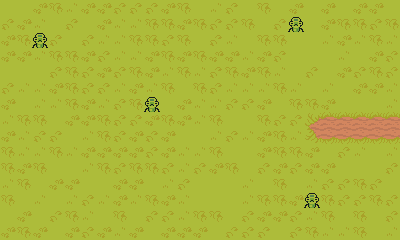

This is a level from a 2D game, rendered from its Tiled map with the project's own tilesets. A one-line summary and the complete map file follow:
An orthogonal 25x15 tile map with 16x16 px tiles, 4 tile layers (Background, MoreBackground, Foreground, MoreForeground), 2 tilesets.

<map version="1.10" tiledversion="1.11.2" orientation="orthogonal" renderorder="right-down" width="25" height="15" tilewidth="16" tileheight="16" infinite="0" nextlayerid="6" nextobjectid="1">
 <editorsettings>
  <export target="2.tmj" format="json" />
 </editorsettings>
 <tileset firstgid="1" source="green_floor.tsx" />
 <tileset firstgid="61" source="green_bamboo.tsx" />
 <layer id="1" name="Background" width="25" height="15">
  <properties>
   <property name="bottom" type="int" value="0" />
   <property name="left" type="int" value="0" />
   <property name="right" type="int" value="1" />
   <property name="top" type="int" value="0" />
  </properties>
  <data encoding="csv">
1,1,4,2,5,4,4,3,3,3,4,2,1,5,3,1,2,1,4,1,4,1,4,4,1,
3,4,5,1,3,1,4,5,5,2,2,4,2,3,3,2,1,3,3,1,4,2,2,3,2,
4,2,3,3,1,3,5,5,2,2,3,2,1,3,5,1,2,2,1,1,5,4,5,2,5,
4,4,5,2,2,4,3,5,5,4,2,4,2,4,4,5,4,3,1,1,1,5,1,4,3,
1,1,1,3,2,3,4,3,2,4,5,2,5,3,2,4,2,5,1,3,1,4,3,2,3,
3,5,5,4,2,3,3,5,4,5,2,1,2,3,5,5,5,2,5,1,5,1,4,4,5,
4,1,5,5,2,4,5,3,2,1,1,4,5,5,3,3,4,1,2,2,4,1,1,1,5,
5,2,2,1,4,4,2,3,3,4,2,4,5,2,1,1,2,3,3,6,7,7,7,7,7,
4,5,3,3,1,5,2,3,4,3,4,1,1,5,3,5,4,2,5,12,13,13,13,13,13,
2,5,5,2,5,4,4,4,4,3,4,5,5,2,1,1,4,2,2,4,1,3,5,1,5,
2,4,2,1,1,5,2,3,2,2,3,5,3,4,2,1,3,4,3,4,4,1,1,1,3,
5,2,1,4,4,1,1,4,4,1,5,3,1,1,1,5,1,2,1,5,3,3,2,3,1,
2,1,5,1,5,3,5,4,5,2,4,5,1,1,1,5,2,2,4,2,2,3,3,2,3,
1,4,1,3,2,5,1,2,1,3,3,5,2,2,1,3,4,4,3,5,2,1,2,1,3,
4,2,4,1,4,3,4,5,4,1,4,4,4,1,3,3,3,1,3,2,5,5,2,1,5
</data>
 </layer>
 <layer id="2" name="MoreBackground" width="25" height="15">
  <data encoding="csv">
0,0,0,0,0,0,0,0,0,0,0,0,0,0,0,0,0,0,0,0,0,0,0,0,0,
0,0,0,0,0,0,0,0,0,0,0,0,0,0,0,0,0,0,61,0,0,0,0,0,0,
0,0,61,0,0,0,0,0,0,0,0,0,0,0,0,0,0,0,0,0,0,0,0,0,0,
0,0,0,0,0,0,0,0,0,0,0,0,0,0,0,0,0,0,0,0,0,0,0,0,0,
0,0,0,0,0,0,0,0,0,0,0,0,0,0,0,0,0,0,0,0,0,0,0,0,0,
0,0,0,0,0,0,0,0,0,0,0,0,0,0,0,0,0,0,0,0,0,0,0,0,0,
0,0,0,0,0,0,0,0,0,61,0,0,0,0,0,0,0,0,0,0,0,0,0,0,0,
0,0,0,0,0,0,0,0,0,0,0,0,0,0,0,0,0,0,0,0,0,0,0,0,0,
0,0,0,0,0,0,0,0,0,0,0,0,0,0,0,0,0,0,0,0,0,0,0,0,0,
0,0,0,0,0,0,0,0,0,0,0,0,0,0,0,0,0,0,0,0,0,0,0,0,0,
0,0,0,0,0,0,0,0,0,0,0,0,0,0,0,0,0,0,0,0,0,0,0,0,0,
0,0,0,0,0,0,0,0,0,0,0,0,0,0,0,0,0,0,0,0,0,0,0,0,0,
0,0,0,0,0,0,0,0,0,0,0,0,0,0,0,0,0,0,0,61,0,0,0,0,0,
0,0,0,0,0,0,0,0,0,0,0,0,0,0,0,0,0,0,0,0,0,0,0,0,0,
0,0,0,0,0,0,0,0,0,0,0,0,0,0,0,0,0,0,0,0,0,0,0,0,0
</data>
 </layer>
 <layer id="3" name="Foreground" width="25" height="15">
  <data encoding="csv">
0,0,0,0,0,0,0,0,0,0,0,0,0,0,0,0,0,0,0,0,0,0,0,0,0,
0,0,0,0,0,0,0,0,0,0,0,0,0,0,0,0,0,0,0,0,0,0,0,0,0,
0,0,0,0,0,0,0,0,0,0,0,0,0,0,0,0,0,0,0,0,0,0,0,0,0,
0,0,0,0,0,0,0,0,0,0,0,0,0,0,0,0,0,0,0,0,0,0,0,0,0,
0,0,0,0,0,0,0,0,0,0,0,0,0,0,0,0,0,0,0,0,0,0,0,0,0,
0,0,0,0,0,0,0,0,0,0,0,0,0,0,0,0,0,0,0,0,0,0,0,0,0,
0,0,0,0,0,0,0,0,0,0,0,0,0,0,0,0,0,0,0,0,0,0,0,0,0,
0,0,0,0,0,0,0,0,0,0,0,0,0,0,0,0,0,0,0,0,0,0,0,0,0,
0,0,0,0,0,0,0,0,0,0,0,0,0,0,0,0,0,0,0,0,0,0,0,0,0,
0,0,0,0,0,0,0,0,0,0,0,0,0,0,0,0,0,0,0,0,0,0,0,0,0,
0,0,0,0,0,0,0,0,0,0,0,0,0,0,0,0,0,0,0,0,0,0,0,0,0,
0,0,0,0,0,0,0,0,0,0,0,0,0,0,0,0,0,0,0,0,0,0,0,0,0,
0,0,0,0,0,0,0,0,0,0,0,0,0,0,0,0,0,0,0,0,0,0,0,0,0,
0,0,0,0,0,0,0,0,0,0,0,0,0,0,0,0,0,0,0,0,0,0,0,0,0,
0,0,0,0,0,0,0,0,0,0,0,0,0,0,0,0,0,0,0,0,0,0,0,0,0
</data>
 </layer>
 <layer id="4" name="MoreForeground" width="25" height="15">
  <data encoding="csv">
0,0,0,0,0,0,0,0,0,0,0,0,0,0,0,0,0,0,0,0,0,0,0,0,0,
0,0,0,0,0,0,0,0,0,0,0,0,0,0,0,0,0,0,0,0,0,0,0,0,0,
0,0,0,0,0,0,0,0,0,0,0,0,0,0,0,0,0,0,0,0,0,0,0,0,0,
0,0,0,0,0,0,0,0,0,0,0,0,0,0,0,0,0,0,0,0,0,0,0,0,0,
0,0,0,0,0,0,0,0,0,0,0,0,0,0,0,0,0,0,0,0,0,0,0,0,0,
0,0,0,0,0,0,0,0,0,0,0,0,0,0,0,0,0,0,0,0,0,0,0,0,0,
0,0,0,0,0,0,0,0,0,0,0,0,0,0,0,0,0,0,0,0,0,0,0,0,0,
0,0,0,0,0,0,0,0,0,0,0,0,0,0,0,0,0,0,0,0,0,0,0,0,0,
0,0,0,0,0,0,0,0,0,0,0,0,0,0,0,0,0,0,0,0,0,0,0,0,0,
0,0,0,0,0,0,0,0,0,0,0,0,0,0,0,0,0,0,0,0,0,0,0,0,0,
0,0,0,0,0,0,0,0,0,0,0,0,0,0,0,0,0,0,0,0,0,0,0,0,0,
0,0,0,0,0,0,0,0,0,0,0,0,0,0,0,0,0,0,0,0,0,0,0,0,0,
0,0,0,0,0,0,0,0,0,0,0,0,0,0,0,0,0,0,0,0,0,0,0,0,0,
0,0,0,0,0,0,0,0,0,0,0,0,0,0,0,0,0,0,0,0,0,0,0,0,0,
0,0,0,0,0,0,0,0,0,0,0,0,0,0,0,0,0,0,0,0,0,0,0,0,0
</data>
 </layer>
 <objectgroup id="5" name="Collisions" />
</map>
